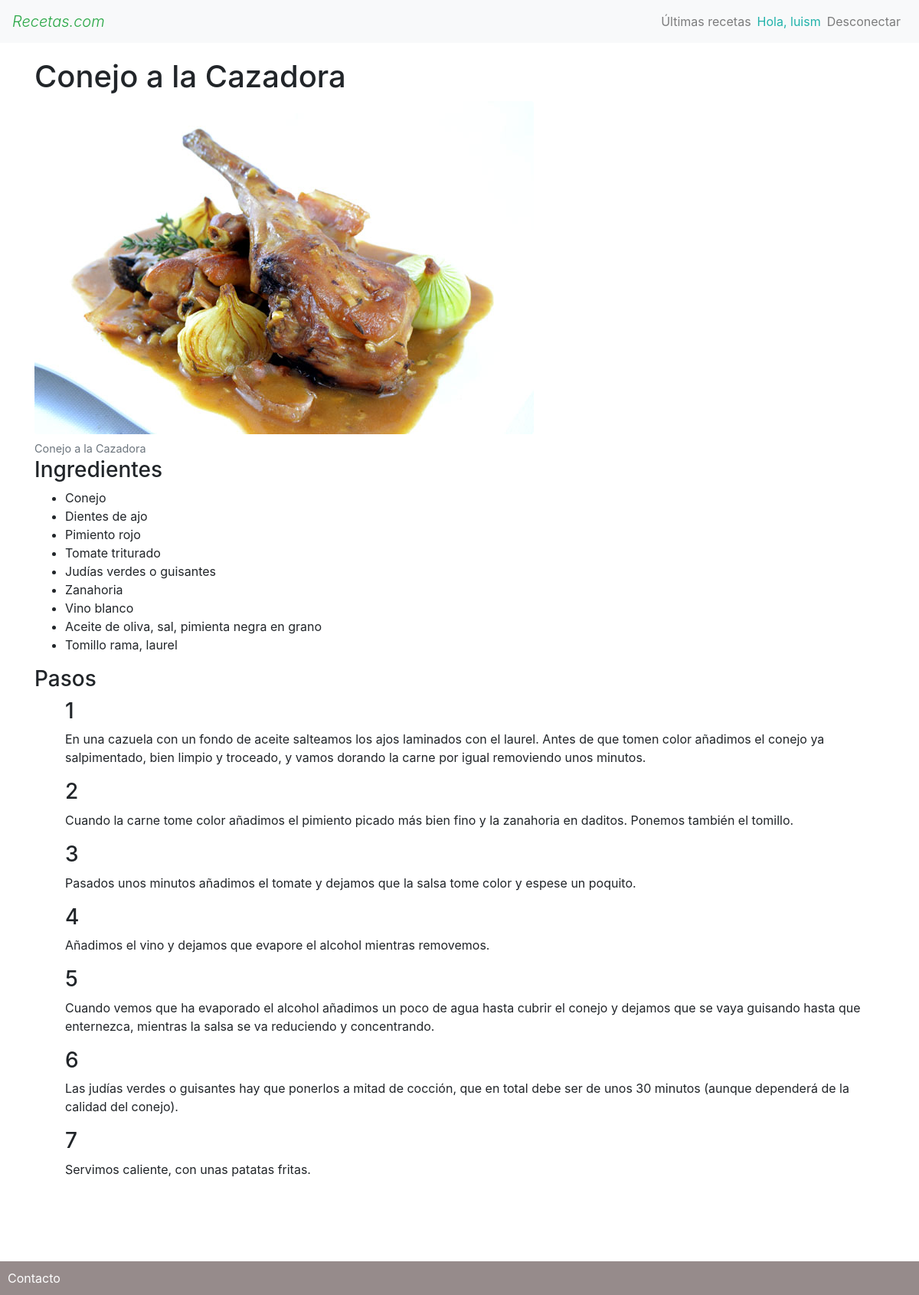
Screenshot of /receta/Conejo-a-la-cazadora/ (signed in) with the database file from the repository.
### recetasapp/models.py (models this page shows, shortened)
class Receta(models.Model):
    nombre = models.CharField(max_length=200)
    usuario = models.ForeignKey(User, null=True, blank=True, on_delete=models.SET_NULL)
    imagen = models.ImageField(null=True)
    slug = models.SlugField(null=True)
    created_at = models.DateTimeField(auto_now_add=True)
    update_at = models.DateTimeField(auto_now=True)

class Ingrediente(models.Model):
    UNIDADES = [
        ('unidades', 'Unidades'),
        ('litros', 'Litros'),
        ('cucharadas', 'Cucharadas'),
        ('gramos', 'Gramos'),
        ('kilos','Kilos'),
    ]
    nombre = models.CharField(max_length=200)
    cantidad  = models.IntegerField(default=1)
    unidad = models.CharField(max_length = 20, choices=UNIDADES, default='unidades')
    receta = models.ForeignKey(Receta, related_name ='ingredientes', on_delete=models.CASCADE)
    created_at = models.DateTimeField(auto_now_add=True)
    update_at = models.DateTimeField(auto_now=True)
    def __str__(self):
        return "{}".format(self.nombre)

class Pasos(models.Model):
    numero = models.IntegerField(default=1)
    explicacion = models.TextField()
    receta = models.ForeignKey(Receta, related_name ='pasos', on_delete=models.CASCADE)
    created_at = models.DateTimeField(auto_now_add=True)
    update_at = models.DateTimeField(auto_now=True)

### recetasapp/views/recetas_views.py (the view)
# urls.py: path('receta/<slug:slug>/', recetas_views.receta, name='receta'),
def receta(request, slug):
    receta = Receta.objects.get(slug=slug)
    contexto = {
        'receta': receta
    }
    return render(request, 'receta/receta.html', context=contexto)

### recetasapp/templates/receta/receta.html (shortened to what this page needs)
{% extends 'base.html' %}
{% block content %}
    <h1>{{ receta.nombre }}</h1>
    <figure class="figure">
        <img src="{{ receta.imagen.url }}" class="figure-img img-fluid rounded" alt="{{ receta.nombre }}">
        <figcaption class="figure-caption">{{ receta.nombre }}</figcaption>
        <h3>Ingredientes</h3>
        <ul>
            {% for ingrediente in receta.ingredientes.all %}
                <li>{{ ingrediente }}</li>
            {% endfor %}
        </ul>
        <h3>Pasos</h3>
        <ul>
            {% for paso in receta.pasos.all %}
                <h3>{{ paso.numero}}</h3>
                <p>{{ paso.explicacion }}</p>
            {% endfor %}
        </ul>
    </figure>
{% endblock %}

### recetasapp/templates/base.html (shortened to what this page needs)
{% load static %}
<!DOCTYPE html>
<html lang="en">
<head>
    <link href="{% static 'bootstrap/css/bootstrap.min.css' %}" rel="stylesheet">
    <link href="{% static 'recetas/css/main.css' %}" rel='stylesheet'>
</head>
<body>
    <header>
        <nav class="navbar navbar-expand-lg navbar-light bg-light">
            <a class="navbar-brand logo-text text-success font-italic display-1" href="{% url 'home' %}">Recetas.com</a>
            <div class="collapse navbar-collapse" id="navbarNav">
              <ul class="navbar-nav ml-auto">
                <li class="nav-item">
                    <a class="nav-link" href="#">&Uacute;ltimas recetas</a>
                </li>
                  {% if request.user.is_authenticated %}
                    <li class="nav-item">
                    Hola, {{ request.user.username }}
                    </li>
                    <li class="nav-item">
                    <a class="nav-link" href="{% url 'logout' %}">Desconectar</a>
                    </li>
                  {% else %}
                  <li class="nav-item">
                  <a class="nav-link" href="{% url 'registro' %}"><button type="button" class="btn btn-outline-primary">Registro</button>
                  </a>
                  </li>
                {% endif %}
              </ul>
            </div>
          </nav>
    </header>
    <div class='container main-container'>
    {% block content %}
    {% endblock %}
    </div>
    <footer>
        <a href="{% url 'contacto' %}">Contacto</a>
    </footer>
</body>
</html>

### recetasapp/static/recetas/css/main.css (style rules this page uses)
html { overflow-y: scroll; position: relative; min-height: 100%; padding-bottom: 100px; }
header .navbar-nav { align-items: center; color: lightseagreen; }
.main-container { padding-top: 20px; padding-bottom: 20px; }
footer { position: absolute; bottom: 0px; width: 100%; background: rgb(150, 139, 139); color: white; padding: 10px; }
footer a, footer a:hover { color: #ffffff; text-decoration: none; }

### rows the page displays
Receta: nombre "Conejo a la Cazadora", imagen (picture)
Ingrediente: nombre "Conejo"
Ingrediente: nombre "Dientes de ajo"
Ingrediente: nombre "Pimiento rojo"
Ingrediente: nombre "Tomate triturado"
Ingrediente: nombre "Judías verdes o guisantes"
Ingrediente: nombre "Zanahoria"
Ingrediente: nombre "Vino blanco"
Ingrediente: nombre "Aceite de oliva, sal, pimienta negra en grano"
Ingrediente: nombre "Tomillo rama, laurel"
Pasos: numero "1", explicacion "En una cazuela con un fondo de aceite salteamos los ajos laminados con el laurel. Antes de que tomen color añadimos el conejo ya salpimentado, bien limpio y troceado, y vamos dorando la carne por igual removiendo unos minutos."
Pasos: numero "2", explicacion "Cuando la carne tome color añadimos el pimiento picado más bien fino y la zanahoria en daditos. Ponemos también el tomillo."
Pasos: numero "3", explicacion "Pasados unos minutos añadimos el tomate y dejamos que la salsa tome color y espese un poquito."
Pasos: numero "4", explicacion "Añadimos el vino y dejamos que evapore el alcohol mientras removemos."
Pasos: numero "5", explicacion "Cuando vemos que ha evaporado el alcohol añadimos un poco de agua hasta cubrir el conejo y dejamos que se vaya guisando hasta que enternezca, mientras la salsa se va reduciendo y concentrando."
Pasos: numero "6", explicacion "Las judías verdes o guisantes hay que ponerlos a mitad de cocción, que en total debe ser de unos 30 minutos (aunque dependerá de la calidad del conejo)."
Pasos: numero "7", explicacion "Servimos caliente, con unas patatas fritas."

### other values shown
{{ request.user.username }} "luism"
